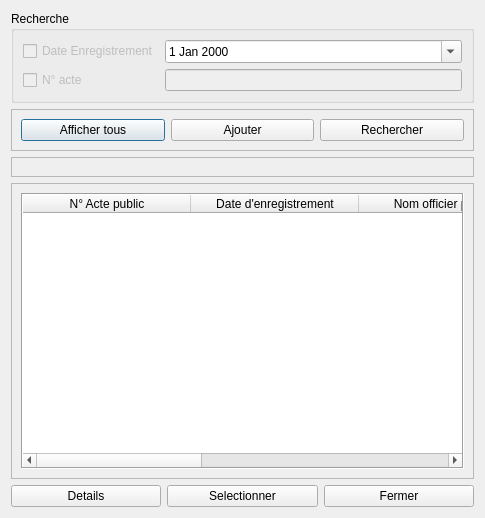
<?xml version="1.0" encoding="UTF-8"?>
<ui version="4.0">
 <class>Dialog</class>
 <widget class="QDialog" name="Dialog">
  <property name="geometry">
   <rect>
    <x>0</x>
    <y>0</y>
    <width>485</width>
    <height>518</height>
   </rect>
  </property>
  <property name="windowTitle">
   <string>Liste des actes publics</string>
  </property>
  <property name="modal">
   <bool>false</bool>
  </property>
  <layout class="QVBoxLayout" name="verticalLayout_2">
   <item>
    <widget class="QGroupBox" name="groupBox">
     <property name="title">
      <string>Recherche</string>
     </property>
     <layout class="QHBoxLayout" name="horizontalLayout_4">
      <item>
       <layout class="QGridLayout" name="gridLayout">
        <item row="1" column="0">
         <widget class="QCheckBox" name="checkBoxNumActe">
          <property name="enabled">
           <bool>false</bool>
          </property>
          <property name="text">
           <string>N° acte</string>
          </property>
         </widget>
        </item>
        <item row="1" column="1">
         <widget class="QLineEdit" name="lineEditNumActe">
          <property name="enabled">
           <bool>false</bool>
          </property>
         </widget>
        </item>
        <item row="0" column="0">
         <widget class="QCheckBox" name="checkBoxDateEnregistrement">
          <property name="enabled">
           <bool>false</bool>
          </property>
          <property name="text">
           <string>Date Enregistrement</string>
          </property>
         </widget>
        </item>
        <item row="0" column="1">
         <widget class="QDateEdit" name="dateEditEnregistrement">
          <property name="calendarPopup">
           <bool>true</bool>
          </property>
         </widget>
        </item>
       </layout>
      </item>
     </layout>
    </widget>
   </item>
   <item>
    <widget class="QFrame" name="frame">
     <property name="frameShape">
      <enum>QFrame::StyledPanel</enum>
     </property>
     <property name="frameShadow">
      <enum>QFrame::Raised</enum>
     </property>
     <layout class="QVBoxLayout" name="verticalLayout_3">
      <item>
       <layout class="QHBoxLayout" name="horizontalLayout">
        <item>
         <widget class="QPushButton" name="btnAfficherTous">
          <property name="text">
           <string>Afficher tous</string>
          </property>
         </widget>
        </item>
        <item>
         <widget class="QPushButton" name="btnAjouter">
          <property name="text">
           <string>Ajouter</string>
          </property>
         </widget>
        </item>
        <item>
         <widget class="QPushButton" name="btnRechercher">
          <property name="text">
           <string>Rechercher</string>
          </property>
         </widget>
        </item>
       </layout>
      </item>
     </layout>
    </widget>
   </item>
   <item>
    <widget class="QFrame" name="frame_2">
     <property name="frameShape">
      <enum>QFrame::StyledPanel</enum>
     </property>
     <property name="frameShadow">
      <enum>QFrame::Raised</enum>
     </property>
     <layout class="QVBoxLayout" name="verticalLayout_4"/>
    </widget>
   </item>
   <item>
    <widget class="QFrame" name="frame_3">
     <property name="frameShape">
      <enum>QFrame::StyledPanel</enum>
     </property>
     <property name="frameShadow">
      <enum>QFrame::Raised</enum>
     </property>
     <layout class="QVBoxLayout" name="verticalLayout_5">
      <item>
       <layout class="QVBoxLayout" name="verticalLayout">
        <item>
         <widget class="QTableWidget" name="tableWidget">
          <property name="frameShape">
           <enum>QFrame::Box</enum>
          </property>
          <attribute name="horizontalHeaderDefaultSectionSize">
           <number>168</number>
          </attribute>
          <column>
           <property name="text">
            <string>N° Acte public</string>
           </property>
          </column>
          <column>
           <property name="text">
            <string>Date d'enregistrement</string>
           </property>
          </column>
          <column>
           <property name="text">
            <string>Nom officier public</string>
           </property>
          </column>
          <column>
           <property name="text">
            <string>Valeur transaction</string>
           </property>
          </column>
          <column>
           <property name="text">
            <string>ID ACTE</string>
           </property>
          </column>
         </widget>
        </item>
       </layout>
      </item>
     </layout>
    </widget>
   </item>
   <item>
    <layout class="QHBoxLayout" name="horizontalLayout_3">
     <item>
      <widget class="QPushButton" name="btnDetail">
       <property name="text">
        <string>Details</string>
       </property>
      </widget>
     </item>
     <item>
      <widget class="QPushButton" name="btnSelectionner">
       <property name="text">
        <string>Selectionner</string>
       </property>
      </widget>
     </item>
     <item>
      <widget class="QPushButton" name="btnFermer">
       <property name="text">
        <string>Fermer</string>
       </property>
      </widget>
     </item>
    </layout>
   </item>
  </layout>
 </widget>
 <resources/>
 <connections/>
</ui>
